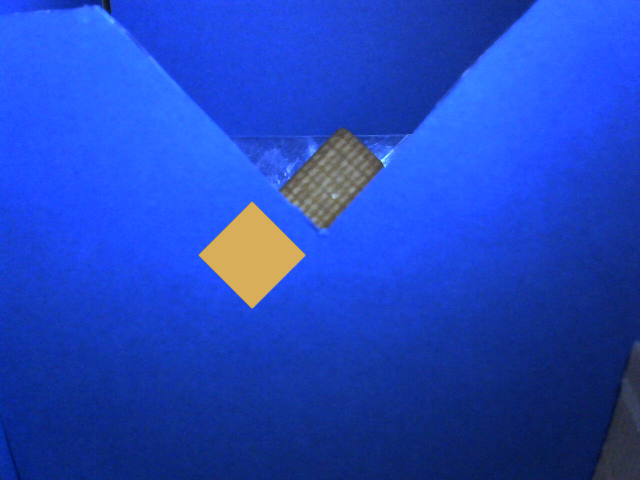
#> input picture img_local/1.jpg, 1280 x 960 px, found by its file name (shown at 1/2 size)
$ python image_preprocessor_custom.py   (Python 2 division)   (older library calls are emulated)
#> lines starting #> are read from the running program, lines starting #| are printed output that depends on the picture; after the words box and inside, x2 and y2 are one past the last pixel; in counts of white or black regions, pixels touching at a corner belong together
### rpi_script/util_image.py
import cv2
from scipy import ndimage

from disable_enable_print import *

def util_rotate_image(image, angle):
    return ndimage.rotate(image, angle, reshape=False)

toShowOutput = True
# [12 lines left out: function util_show_image, not called in this run]

def util_invert_image(img):
    return cv2.bitwise_not(img)


def util_write_image(_title, img):
    cv2.imwrite(_title, img)

def util_crop_image(img, beginX, lenX, beginY, lenY):
    cropped = img[beginY:beginY + lenY, beginX:beginX + lenX]
    return cropped

def util_crop_image(img, beginX, lenX, beginY, lenY):
    cropped = img[beginY:beginY + lenY, beginX:beginX + lenX]
    return cropped

# [4 lines left out: function util_read_as_gray_image, not called in this run]

### rpi_script/configuration.py
#Here is the configuration file to read lowHSV and highHSV for required views

CONFIG_FILE = 'rpi_script/config.json'

#IMPORTS SYS PACKAGES
import json
from pathlib import Path

#IMPORTS LOCAL PACKAGES
from disable_enable_print import *


json_file = Path(CONFIG_FILE)

config_data = {}

def process_config():
    if not json_file.is_file():
        logging.debug("ERROR: Unable to locate config in this path: %s"%(CONFIG_FILE))
        return

    with open(CONFIG_FILE) as in_file:
#> (reads rpi_script/config.json from the repository)
#> in main, img is the input picture: shape (960, 1280, 3); mean B, G, R 191.7, 69.6, 31.9
        global config_data
        config_data = json.load(in_file)
        # print data['type2']['img_proc']['front']
        in_file.close()
        return config_data

# [96 lines left out: function write_config, not called in this run]


"""
        glob_lowH = 0
        glob_highH = 240

        # glob_lowS = 10
        glob_lowS = 0
        glob_highS = 180

        glob_lowV = 44
        glob_highV = 256
"""

#MAIN IS MAIN
# [4 lines that do not run on import are left out]

### rpi_script/image_preprocessor_custom.py

from __future__ import division
import cv2
import numpy as np
from imutils import perspective
import imutils
import platform

from disable_enable_print import *
from configuration import *
from util_image import *

glob_lowH = -1
glob_highH = -1

glob_lowS = -1
glob_highS = -1

glob_lowV = -1
glob_highV = -1

glob_minArea = 1000

PLATFORM_MACHINE = platform.machine()

# [68 lines left out: functions overlay_mask, find_biggest_contour, rectangle_contour, shape_padding, not called in this run]

def shape_transform(img, image_type):
    # input should be 4 points within image size range
    # returns the same image with transformed / caged transformed in my language
#> called with image_type = 'front'
    rows, cols, ch = img.shape
#> rows = 960; cols = 1280; ch = 3

    ratio = cols / 640.0
#> ratio = 2
    # ratio = 0.5
    # print img.shape
    pts1 = np.float32([[0,0],[cols,0],[0,rows],[cols,rows]])
    if image_type == 'top':
        pts1 = np.float32([[76*ratio,0*ratio],[566*ratio,0*ratio],[0*ratio,443*ratio],[637*ratio,454*ratio]])
    pts2 = np.float32([[0,0],[cols,0],[0,rows+10],[cols+10,rows+10]])

    M = cv2.getPerspectiveTransform(pts1,pts2)
    dst = cv2.warpPerspective(img, M, (cols, rows))
    # dst = cv2.resize(dst, None, fx=1 / 2, fy=1 / 2)
    # util_show_image('result after shape_transform',dst)
    return dst

def contour_to_rectangle (img, image_type):
    gray = img #assumed black and white image as input
    # cv2.imshow("mask_clean",mask_clean)

    if image_type == 'front':
        gray = util_rotate_image(gray,-43)
    if image_type == 'top':
        gray = util_rotate_image(gray,0)

    # img = cv2.cvtColor(img,cv2.COLOR_BGR2GRAY)
    # gray = cv2.medianBlur(gray,3)

    ret,thresh = cv2.threshold(gray,1,255,0)
    if PLATFORM_MACHINE == 'armv7l':
        _, contours, _ = cv2.findContours(thresh, cv2.RETR_LIST, cv2.CHAIN_APPROX_SIMPLE) #RPI
    else:
        contours, _ = cv2.findContours(thresh, cv2.RETR_LIST, cv2.CHAIN_APPROX_SIMPLE)

    global glob_minArea
    threshold_area = glob_minArea

    imgH, imgW = gray.shape

    canvas = np.zeros((imgH, imgW, 1), np.uint8)
    for c in contours:
        rect = cv2.boundingRect(c)
        # print rect
        if rect[2] < 10 or rect[3] < 10: continue
        # print cv2.contourArea(c)
        area = cv2.contourArea(c)
        if area > threshold_area:
            x,y,w,h = rect
            cv2.rectangle(canvas,(x,y),(x+w,y+h),(255,255,255),-1)
        # cv2.putText(img,'Moth Detected',(x+w+10,y+h),0,0.3,(0,255,0))
    # cv2.imshow("Show",img)
    return canvas


def process(image):

    global glob_lowH
    global glob_highH
    global glob_lowS
    global glob_highS
    global glob_lowV
    global glob_highV
    global glob_minArea

    image_orig = image.copy()

    image = cv2.resize(image, None, fx=1 / 4, fy=1 / 4)
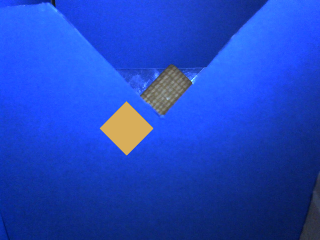
#> image: shape (240, 320, 3); mean of channels 0, 1, 2 192.8, 70, 32.1; drawn as B, G, R
    #image = cv2.resize(image, None, fx=1 / 2, fy=1 / 2)

    image = cv2.cvtColor(image, cv2.COLOR_BGR2RGB)

    # Blur
    image_blur = cv2.GaussianBlur(image, (7, 7), 0)
    image_blur_hsv = cv2.cvtColor(image_blur, cv2.COLOR_RGB2HSV)
#> image_blur_hsv: shape (240, 320, 3); mean H, S, V 110.1, 214.9, 195

    # Filter by colour
    # 0-10 hue                 H,  S,   V
    min_bisc_brown = np.array([glob_lowH, glob_lowS, glob_lowV])
    max_bisc_brown = np.array([glob_highH, glob_highS, glob_highV])
    mask1 = cv2.inRange(image_blur_hsv, min_bisc_brown, max_bisc_brown)
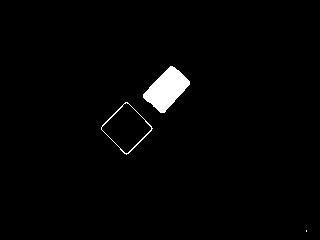
#> mask1: shape (240, 320); 1.8% white; 3 white regions (1 under 20 px), largest, box (x1, y1, x2, y2) and area: (143, 66, 190, 113) 1191, (101, 102, 153, 155) 165

    # 170-180 hue
    min_bisc_brown2 = np.array([glob_lowH + 170, glob_lowS, glob_lowV])
    max_bisc_brown2 = np.array([glob_highH + 180, 256, 256])
    mask2 = cv2.inRange(image_blur_hsv, min_bisc_brown2, max_bisc_brown2)
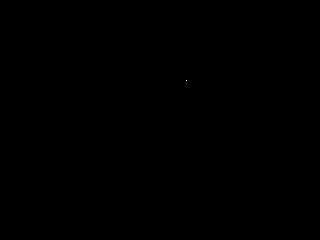
#> mask2: shape (240, 320); 0% white in thin lines or dots, all inside (x1, y1, x2, y2) = (186, 80, 187, 81)

    # Combine masks
    mask = mask1 + mask2

    # Clean up
    kernel = cv2.getStructuringElement(cv2.MORPH_ELLIPSE, (15, 15))
    mask_closed = cv2.morphologyEx(mask, cv2.MORPH_CLOSE, kernel)
#> mask_closed: shape (240, 320); 1.9% white; 3 white regions (1 under 20 px), largest, box (x1, y1, x2, y2) and area: (143, 66, 190, 113) 1196, (101, 102, 153, 155) 228
    mask_clean = cv2.morphologyEx(mask_closed, cv2.MORPH_OPEN, kernel)
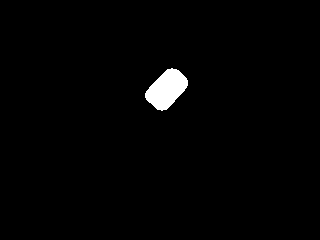
#> mask_clean: shape (240, 320); 1.5% white; 1 white region, box (x1, y1, x2, y2) and area: (145, 68, 188, 111) 1130

    return mask_clean

def onChangeH1(x):
    global glob_lowH
    glob_lowH = x


def onChangeS1(x):
    global glob_lowS
    glob_lowS = x


def onChangeV1(x):
    global glob_lowV
    glob_lowV = x


def onChangeH2(x):
    global glob_highH
    glob_highH = x


def onChangeS2(x):
    global glob_highS
    glob_highS = x


def onChangeV2(x):
    global glob_highV
    glob_highV = x

def onChangeArea(x):
    global glob_minArea
    glob_minArea = x

# [8 lines left out: function addLeftRefObjectToImage, not called in this run]

enabled_tracker = True
def main(img_path,config_data, image_type):

    global glob_lowH
    global glob_highH
    global glob_lowS
    global glob_highS
    global glob_lowV
    global glob_highV
    global glob_minArea

    if image_type == 'front':
        glob_lowH = config_data['img_proc']['front']['lowH']
        glob_highH = config_data['img_proc']['front']['highH']

        glob_lowS = config_data['img_proc']['front']['lowS']
        glob_highS = config_data['img_proc']['front']['highS']

        glob_lowV = config_data['img_proc']['front']['lowV']
        glob_highV = config_data['img_proc']['front']['highV']

    elif image_type == 'top':
        glob_lowH = config_data['img_proc']['top']['lowH']
        glob_highH = config_data['img_proc']['top']['highH']

        glob_lowS = config_data['img_proc']['top']['lowS']
        glob_highS = config_data['img_proc']['top']['highS']

        glob_lowV = config_data['img_proc']['top']['lowV']
        glob_highV = config_data['img_proc']['top']['highV']

    cv2.namedWindow("Video")
    # create trackbars for color change
    if enabled_tracker:
        cv2.createTrackbar('H1', 'Video', glob_lowH, 359, onChangeH1)
        cv2.createTrackbar('S1', 'Video', glob_lowS, 256, onChangeS1)
        cv2.createTrackbar('V1', 'Video', glob_lowV, 256, onChangeV1)

        cv2.createTrackbar('H2', 'Video', glob_highH, 359, onChangeH2)
        cv2.createTrackbar('S2', 'Video', glob_highS, 256, onChangeS2)
        cv2.createTrackbar('V2', 'Video', glob_highV, 256, onChangeV2)
        cv2.createTrackbar('MinArea', 'Video', glob_minArea, 9999, onChangeArea)


    firstCapture = True
    img = cv2.imread(img_path)
    img = shape_transform(img, image_type)
    while True:
        # f, img = video.read()
        f = True

        """
        if firstCapture:
            firstCapture = False
            cv2.imwrite('bisc.jpg',img)
        """
        result = process(img)
        # cv2.imshow('Video', result)
        util_write_image('debug_img_preproc_main_covershape.png',result)
        result = contour_to_rectangle(result,image_type)
#> in contour_to_rectangle, `ret,thresh = cv2.threshold(gray,1,255,0)`:
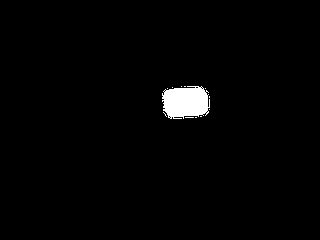
#> thresh: shape (240, 320); 1.7% white; 12 white regions (11 under 20 px)
#> in contour_to_rectangle, `contours, _ = cv2.findContours(thresh, cv2.RETR_LIST, cv2.CHAIN_APPROX..`: contours = 21 contours, 20 with area under 20; largest, box (x1, y1, x2, y2) and area: (162, 86, 210, 119) 1159
#> the loop in contour_to_rectangle, `for c in contours:` made 21 passes
#> (area, x, y, w, h) on pass 19: (1159, 162, 86, 48, 33)
#> (c, rect) on passes 1 to 6: ([[195, 117], [196, 117]], (195, 117, 2, 1)), ([[185, 117], [193, 117]], (185, 117, 9, 1)), ([[169, 117], [170, 116], [171, 117], [170, 118]], (169, 116, 3, 3)), ([[200, 116], [201, 116]], (200, 116, 2, 1)), ([[168, 116], [169, 115], [170, 116], [169, 117]], (168, 115, 3, 3)), ([[205, 112], [206, 111], [207, 112], [206, 113]], (205, 111, 3, 3))
#> after the loop in contour_to_rectangle, `for c in contours:`:
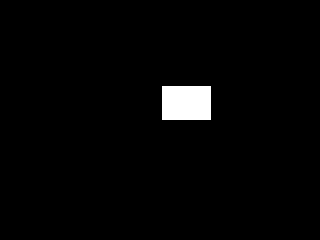
#> canvas: shape (240, 320, 1); 2.2% white; 1 white region, box (x1, y1, x2, y2) and area: (162, 86, 211, 120) 1666
        # result = addLeftRefObjectToImage(result)
        # result = shape_padding(result) #temp
        util_write_image('debug_img_preproc_main_rectangles.png',result)
        # result = util_rotate_image(result,-45)
        cv2.imshow('Video', result)

        # Wait for 1ms
        key = cv2.waitKey(1) & 0xFF
#> (key Esc is pressed here)
        # Press escape to exit
        if key == 27:
            return

        # Reached end of video
        if not f:
            return

# [54 lines left out: function run, not called in this run]

if __name__ == '__main__':
    config_data = process_config()
    # config_data = config_data['dreamlite']
    config_data = config_data['hitnrun']
    # config_data = config_data['butterbake']
    # print config_data

    main('img_local/1.jpg',config_data, 'front')
    # [5 lines of commented-out code are left out]
